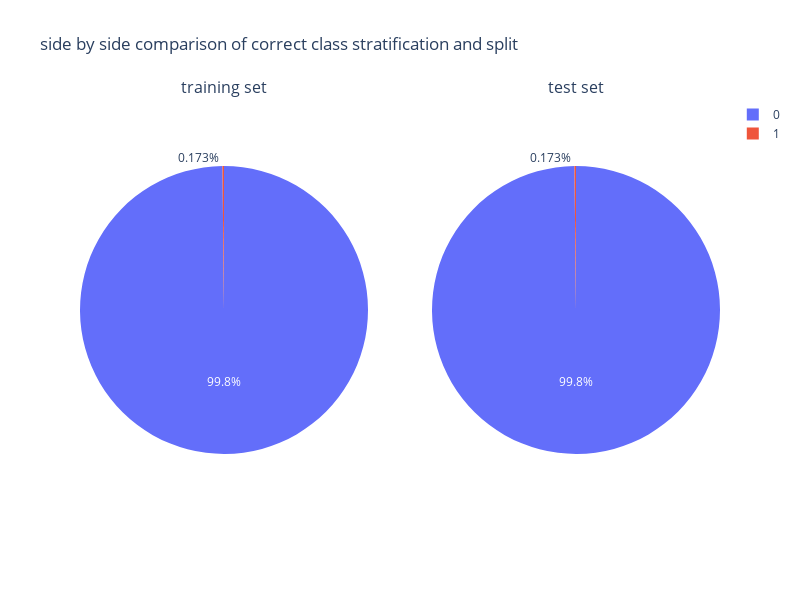

The notebook cell this image was saved under:
### Code cell
plot_pie_chart_split(X_train, X_valid, "Class")

### Figure 1 — Plotly figure (JSON) as saved in the notebook; plotly's stock layout.template omitted (floating-point values rounded to 4 significant figures)
{"data": [{"domain": {"x": [0.0, 0.45], "y": [0.0, 1.0]}, "labels": ["0", "1"], "type": "pie", "values": [181961, 315]}, {"domain": {"x": [0.55, 1.0], "y": [0.0, 1.0]}, "labels": ["0", "1"], "type": "pie", "values": [45490, 79]}], "layout": {"annotations": [{"font": {"size": 16}, "showarrow": false, "text": "training set", "x": 0.225, "xanchor": "center", "xref": "paper", "y": 1.0, "yanchor": "bottom", "yref": "paper"}, {"font": {"size": 16}, "showarrow": false, "text": "test set", "x": 0.775, "xanchor": "center", "xref": "paper", "y": 1.0, "yanchor": "bottom", "yref": "paper"}], "height": 600, "showlegend": true, "title": {"text": "side by side comparison of correct class stratification and split"}, "width": 800}}
